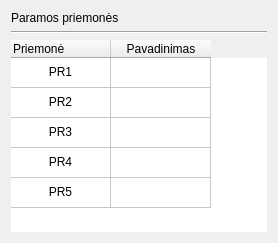
          <widget class="QWidget" name="PARAMOS_TAB">
           <attribute name="title">
            <string>Paramos priemonės</string>
           </attribute>
           <layout class="QVBoxLayout" name="verticalLayout_5">
            <item>
             <widget class="QLabel" name="label_4">
              <property name="text">
               <string>Paramos priemonės</string>
              </property>
             </widget>
            </item>
            <item>
             <widget class="Line" name="line_4">
              <property name="orientation">
               <enum>Qt::Horizontal</enum>
              </property>
             </widget>
            </item>
            <item>
             <widget class="QTableWidget" name="tableWidget">
              <property name="enabled">
               <bool>true</bool>
              </property>
              <property name="minimumSize">
               <size>
                <width>0</width>
                <height>0</height>
               </size>
              </property>
              <property name="frameShape">
               <enum>QFrame::NoFrame</enum>
              </property>
              <attribute name="horizontalHeaderHighlightSections">
               <bool>true</bool>
              </attribute>
              <attribute name="verticalHeaderVisible">
               <bool>false</bool>
              </attribute>
              <row>
               <property name="text">
                <string>1.</string>
               </property>
              </row>
              <row>
               <property name="text">
                <string>2.</string>
               </property>
              </row>
              <row>
               <property name="text">
                <string>3.</string>
               </property>
              </row>
              <row>
               <property name="text">
                <string>4.</string>
               </property>
              </row>
              <row>
               <property name="text">
                <string>5.</string>
               </property>
              </row>
              <column>
               <property name="text">
                <string>Priemonė</string>
               </property>
               <property name="textAlignment">
                <set>AlignLeft|AlignVCenter</set>
               </property>
              </column>
              <column>
               <property name="text">
                <string>Pavadinimas</string>
               </property>
              </column>
              <item row="0" column="0">
               <property name="text">
                <string>PR1</string>
               </property>
               <property name="textAlignment">
                <set>AlignHCenter|AlignVCenter|AlignCenter</set>
               </property>
              </item>
              <item row="1" column="0">
               <property name="text">
                <string>PR2</string>
               </property>
               <property name="textAlignment">
                <set>AlignHCenter|AlignVCenter|AlignCenter</set>
               </property>
              </item>
              <item row="2" column="0">
               <property name="text">
                <string>PR3</string>
               </property>
               <property name="textAlignment">
                <set>AlignHCenter|AlignVCenter|AlignCenter</set>
               </property>
              </item>
              <item row="3" column="0">
               <property name="text">
                <string>PR4</string>
               </property>
               <property name="textAlignment">
                <set>AlignHCenter|AlignVCenter|AlignCenter</set>
               </property>
              </item>
              <item row="4" column="0">
               <property name="text">
                <string>PR5</string>
               </property>
               <property name="textAlignment">
                <set>AlignHCenter|AlignVCenter|AlignCenter</set>
               </property>
              </item>
             </widget>
            </item>
           </layout>
          </widget>
